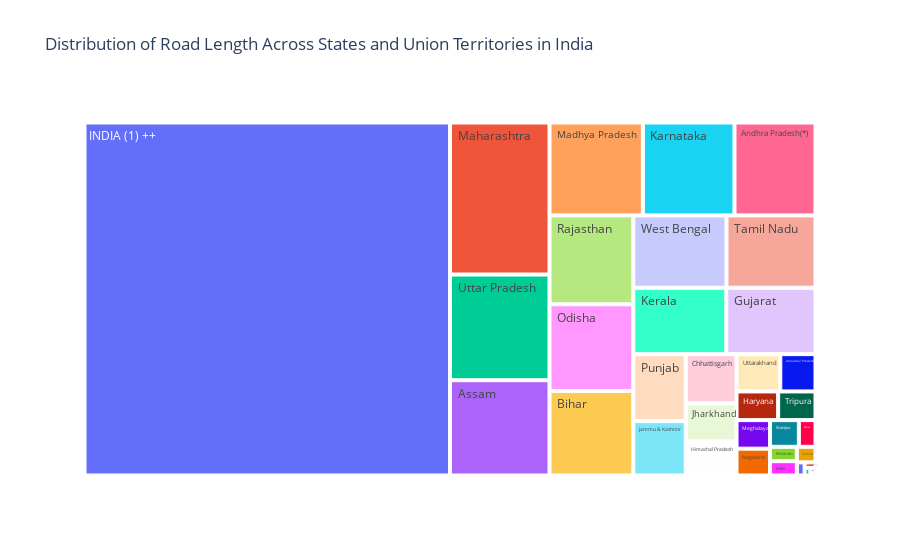

This figure's notebook cell:
### Code cell
#Distribution of Road Length
fig = px.treemap(data, path=['Name of the States'], values='Total road Length',
                 title='Distribution of Road Length Across States and Union Territories in India')

fig.show()

### Figure 1 — Plotly figure (JSON) as saved in the notebook; plotly's stock layout.template omitted (floating-point values rounded to 4 significant figures)
{"data": [{"branchvalues": "total", "domain": {"x": [0, 1], "y": [0, 1]}, "hovertemplate": "labels=%{label}<br>Total road Length=%{value}<br>parent=%{parent}<br>id=%{id}<extra></extra>", "ids": [" A.& N.Islands ", " Andhra Pradesh(*)", " Arunachal Pradesh", " Assam", " Bihar", " Chandigarh ", " Chhattisgarh", " D.& N.Haveli ", " Daman & Diu ", " Delhi ", " Goa ", " Gujarat", " Haryana", " Himachal Pradesh", " Jammu & Kashmir", " Jharkhand", " Karnataka", " Kerala", " Lakshadweep ", " Madhya Pradesh", " Maharashtra", " Manipur ", " Meghalaya", " Mizoram", " Nagaland", " Odisha", " Puducherry ", " Punjab", " Rajasthan", " Sikkim", " Tamil Nadu", " Tripura", " Uttar Pradesh", " Uttarakhand", " West Bengal", "INDIA (1) ++        "], "labels": [" A.& N.Islands ", " Andhra Pradesh(*)", " Arunachal Pradesh", " Assam", " Bihar", " Chandigarh ", " Chhattisgarh", " D.& N.Haveli ", " Daman & Diu ", " Delhi ", " Goa ", " Gujarat", " Haryana", " Himachal Pradesh", " Jammu & Kashmir", " Jharkhand", " Karnataka", " Kerala", " Lakshadweep ", " Madhya Pradesh", " Maharashtra", " Manipur ", " Meghalaya", " Mizoram", " Nagaland", " Odisha", " Puducherry ", " Punjab", " Rajasthan", " Sikkim", " Tamil Nadu", " Tripura", " Uttar Pradesh", " Uttarakhand", " West Bengal", "INDIA (1) ++        "], "name": "", "parents": ["", "", "", "", "", "", "", "", "", "", "", "", "", "", "", "", "", "", "", "", "", "", "", "", "", "", "", "", "", "", "", "", "", "", "", ""], "type": "treemap", "values": [1809, 316906, 55262, 399122, 298205, 2573, 105074, 1133, 274, 16170, 18697, 249373, 50292, 73230, 120034, 81245, 358300, 259932, 232, 365045, 636887, 32389, 40258, 16250, 37871, 305631, 4294, 147862, 313469, 12182, 271137, 45120, 442907, 68727, 283865, 5431757]}], "layout": {"legend": {"tracegroupgap": 0}, "title": {"text": "Distribution of Road Length Across States and Union Territories in India"}}}
